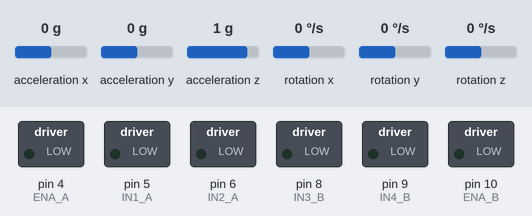
The sketch below on a simulated Arduino Uno, built with avr-gcc and run on an emulated ATmega328P. Parts: switched loads named in the sketch (green lamp = pin HIGH). The inputs (shaded band) are chosen by the test bench; at power-on: rotation y 0 °/s, acceleration x 0 g, acceleration y 0 g, acceleration z 1 g, rotation x 0 °/s, rotation z 0 °/s. What the sketch prints to the serial monitor is not drawn.

Above: at 5.6 s.
5.7 s: rotation y set to -192 °/s
At 7.6 s:
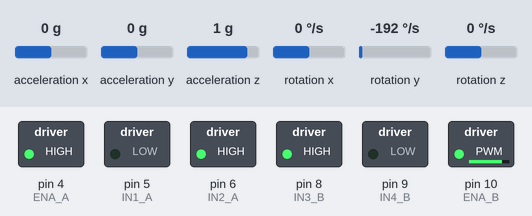
7.9 s: rotation y set to 100 °/s
At 10.8 s:
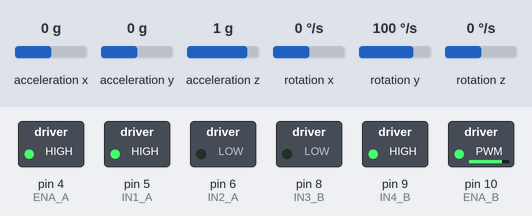
10.9 s: rotation y set to -4 °/s
13.9 s: rotation y set to -7 °/s
At 15.9 s:
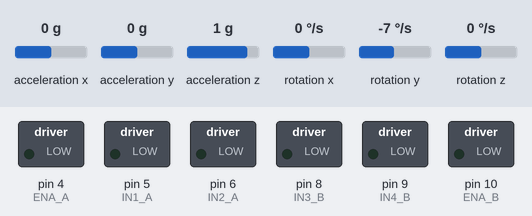
16.9 s: rotation y set to 4 °/s
At 17.87 s:
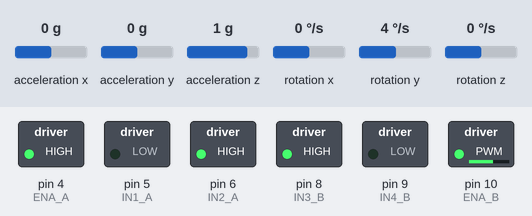
19.4 s: rotation y set to -100 °/s
At 20.3 s:
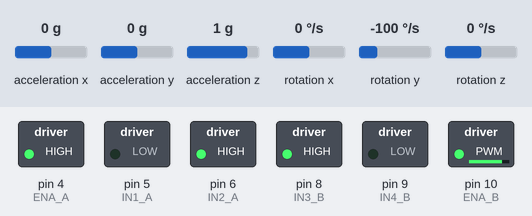
Timing chart, 0 to 21.9 s (numbered marks = the images above; inputs shaded):
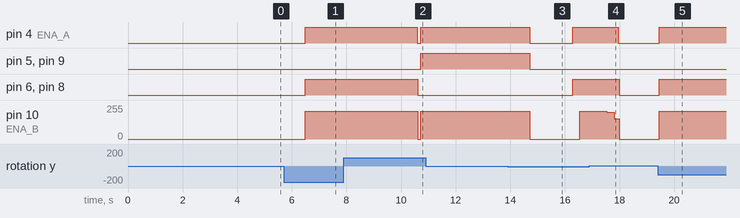

The sketch:

Self-Balancing-Robot-Code.ino
```cpp
#include <Wire.h>
#include <I2Cdev.h>
#include <MPU6050.h>

MPU6050 mpu(0x68);

// Sensor offsets
float ax_offset = 0, ay_offset = 0, az_offset = 0;
float gx_offset = 0, gy_offset = 0, gz_offset = 0;

float pitch_gyro_angle = 0.0;
unsigned long timer_us = 0;
float dt = 0.0f; // Global variable for time difference

// Motor pins
constexpr int IN1_A = 5, IN2_A = 6, ENA_A = 4;
constexpr int IN4_B = 9, IN3_B = 8, ENA_B = 10;

//==== Tune Kp first, if the Kp is correct slowly tune Kd and Ki ===//
constexpr float Kp = 40;
constexpr float Ki = 0.2;
constexpr float Kd = 0.9;

// === CONTROL VARIABLES ===
float speedControlInput = 0.0f;
constexpr float maxLeanAngle = 5.0f;

float integral = 0.0f;
float lastError = 0.0f;
float pitchSetpoint = 0.0f;

// Motor correction factors
constexpr float motorA_correction = 1.05f;
constexpr float motorB_correction = 1.05f;

// Safety limits
constexpr int maxPWM = 200;
constexpr float deadZoneForward = 3.0f; // Separate deadzone for leaning forward (positive error)
constexpr float deadZoneBackward = 8.0f; // Separate deadzone for leaning backward (negative error)
constexpr int calibrationSamples = 500;

// === IMPORTANT: TUNE THIS VALUE FIRST ===
float pitch_trim_offset = 0.0f; // Set this to the value you found in Pitch values

// Function declarations
void calibrateSensors();
float readPitch();
void moveForward(int pwm);
void moveBackward(int pwm);
void stopMotors();
void setMotor1(int pwm, bool forward);
void setMotor2(int pwm, bool forward);

void setup() {
  // Use a higher baud rate for faster communication
  Serial.begin(115200);
  Wire.begin();

  pinMode(IN1_A, OUTPUT); pinMode(IN2_A, OUTPUT); pinMode(ENA_A, OUTPUT);
  pinMode(IN4_B, OUTPUT); pinMode(IN3_B, OUTPUT); pinMode(ENA_B, OUTPUT);

  Serial.println("Initializing MPU6050...");
  mpu.initialize();

  if (!mpu.testConnection()) {
    Serial.println("MPU6050 connection failed!");
    while (true) {}
  }

  Serial.println("MPU6050 connected.");
  calibrateSensors();

  delay(1000); // Wait for MPU to stabilize

  timer_us = micros();
  pitchSetpoint = 0.0f;
}

void loop() {
  // This static variable only runs once and holds its value
  static unsigned long startTime = millis();
  if (millis() - startTime < 2000) {
    stopMotors();
    integral = 0;
    lastError = 0;
    Serial.println("Waiting for stabilization...");
    return;
  }

  // Set the desired speed and calculate the target angle (setpoint)
  speedControlInput = 0.0f; // Set to 0.0 to stand still
  pitchSetpoint = speedControlInput * maxLeanAngle;

  float pitch = readPitch();
  float pitchError = pitch - pitchSetpoint;

  float output = 0.0f;

  // Use separate deadzones for positive and negative errors
  bool isErrorSignificant = false;
  if (pitchError > deadZoneForward) {
    isErrorSignificant = true;
  } else if (pitchError < -deadZoneBackward) {
    isErrorSignificant = true;
  }

  if (isErrorSignificant) {
    integral += pitchError * dt;
    integral = constrain(integral, -30.0f, 30.0f);

    float derivative = (pitchError - lastError) / dt;
    derivative = constrain(derivative, -150.0f, 150.0f);

    lastError = pitchError;

    output = Kp * pitchError + Ki * integral + Kd * derivative;
    output = constrain(output, -maxPWM, maxPWM);
  } else {
    integral = 0.0f;
    lastError = 0.0f;
    output = 0.0f;
  }

  int motorPWM = (int)output;

  // Motor control is now active
  if (motorPWM > 0) {
    moveForward(motorPWM);
  } else if (motorPWM < 0) {
    moveBackward(-motorPWM);
  } else {
    stopMotors();
  }

  // Debugging
  Serial.print("Pitch: ");
  Serial.print(pitch, 2);
  Serial.print(" | Setpoint: ");
  Serial.print(pitchSetpoint, 2);
  Serial.print(" | Error: ");
  Serial.print(pitchError, 2);
  Serial.print(" | PWM: ");
  Serial.println(motorPWM);
}

void calibrateSensors() {
  Serial.println("Calibrating MPU6050 offsets...");
  long ax_sum = 0, ay_sum = 0, az_sum = 0;
  long gx_sum = 0, gy_sum = 0, gz_sum = 0;

  for (int i = 0; i < calibrationSamples; i++) {
    int16_t ax, ay, az, gx, gy, gz;
    mpu.getAcceleration(&ax, &ay, &az);
    mpu.getRotation(&gx, &gy, &gz);
    ax_sum += ax; ay_sum += ay; az_sum += az;
    gx_sum += gx; gy_sum += gy; gz_sum += gz;
    delay(3);
  }

  ax_offset = ax_sum / (float)calibrationSamples;
  ay_offset = ay_sum / (float)calibrationSamples;
  az_offset = az_sum / (float)calibrationSamples;
  gx_offset = gx_sum / (float)calibrationSamples;
  gy_offset = gy_sum / (float)calibrationSamples;
  gz_offset = gz_sum / (float)calibrationSamples;

  Serial.println("Calibration complete.");
}

float readPitch() {
  int16_t ax_raw, ay_raw, az_raw, gx_raw, gy_raw, gz_raw;
  mpu.getAcceleration(&ax_raw, &ay_raw, &az_raw);
  mpu.getRotation(&gx_raw, &gy_raw, &gz_raw);

  // Apply offsets
  float ax = ax_raw - ax_offset;
  float ay = ay_raw - ay_offset;
  float az = az_raw - az_offset;
  float gy = gy_raw - gy_offset;

  // Convert raw values to physical units
  float axg = ax / 16384.0f;
  float ayg = ay / 16384.0f;
  float azg = az / 16384.0f;
  float gy_deg_per_sec = gy / 131.0f;

  // Calculate pitch from accelerometer
  float pitch_acc = atan2(-ayg, azg) * 180.0f / PI;

  // Calculate time difference (dt)
  unsigned long now_us = micros();
  dt = (now_us - timer_us) / 1000000.0f;
  timer_us = now_us;

  // Sanity check for dt to prevent instability
  if (dt <= 0 || dt > 0.1f) {
    dt = 0.01f;
  }

  // Complementary filter
  constexpr float alpha = 1.0f;
  pitch_gyro_angle = alpha * (pitch_gyro_angle + gy_deg_per_sec * dt) + (1.0f - alpha) * pitch_acc;

  // Apply inversion and manual trim offset
  float pitch = -pitch_gyro_angle + pitch_trim_offset;

  return pitch;
}

void moveForward(int pwm) {
  int pwmA = constrain(pwm * motorA_correction, 0, 255);
  int pwmB = constrain(pwm * motorB_correction, 0, 255);
  setMotor1(pwmA, true);
  setMotor2(pwmB, true);
}

void moveBackward(int pwm) {
  int pwmA = constrain(pwm * motorA_correction, 0, 255);
  int pwmB = constrain(pwm * motorB_correction, 0, 255);
  setMotor1(pwmA, false);
  setMotor2(pwmB, false);
}

void stopMotors() {
  analogWrite(ENA_A, 0);
  analogWrite(ENA_B, 0);
  digitalWrite(IN1_A, LOW);
  digitalWrite(IN2_A, LOW);
  digitalWrite(IN3_B, LOW);
  digitalWrite(IN4_B, LOW);
}

void setMotor1(int pwm, bool forward) {
  digitalWrite(IN1_A, forward ? LOW : HIGH);
  digitalWrite(IN2_A, forward ? HIGH : LOW);
  analogWrite(ENA_A, pwm);
}

void setMotor2(int pwm, bool forward) {
  digitalWrite(IN4_B, forward ? LOW : HIGH);
  digitalWrite(IN3_B, forward ? HIGH : LOW);
  analogWrite(ENA_B, pwm);
}
```

Measured:
- the behaviour switches between -5 and -6 °/s on rotation y (found by bisection; images 2 and 3)
- after the input at 5.7 s, pin 4 (ENA_A), pin 6 (IN2_A), pin 8 (IN3_B): LOW → HIGH after 0.78 s; pin 10 (ENA_B): 0/255 → 209/255 after 0.78 s
- after the input at 7.9 s, pin 4 (ENA_A): HIGH → LOW after 2.7 s, → HIGH 0.13 s later; pin 5 (IN1_A), pin 9 (IN4_B): LOW → HIGH after 2.8 s; pin 6 (IN2_A), pin 8 (IN3_B): HIGH → LOW after 2.7 s; pin 10 (ENA_B): 209/255 → 0/255 after 2.7 s, → 209/255 0.11 s later
- after the input at 13.9 s, pin 4 (ENA_A), pin 5 (IN1_A), pin 9 (IN4_B): HIGH → LOW after 0.81 s instead of 1.4 s; pin 6 (IN2_A), pin 8 (IN3_B): LOW → HIGH after 2.4 s; pin 10 (ENA_B): 209/255 → 0/255 after 0.81 s instead of 1.4 s
- after the input at 16.9 s, pin 4 (ENA_A), pin 6 (IN2_A), pin 8 (IN3_B): HIGH → LOW after 1.1 s; pin 10 (ENA_B): 209/255 → 199/255 after 0.62 s, → 151/255 0.29 s later, → 0/255 0.17 s later
- after the input at 19.4 s, pin 4 (ENA_A): LOW → HIGH after 0.06 s instead of 1.3 s; pin 5 (IN1_A), pin 9 (IN4_B): stays LOW (without the input it goes to HIGH after 1.3 s); pin 6 (IN2_A), pin 8 (IN3_B): LOW → HIGH after 0.06 s; pin 10 (ENA_B): 0/255 → 209/255 after 0.06 s instead of 1.3 s
